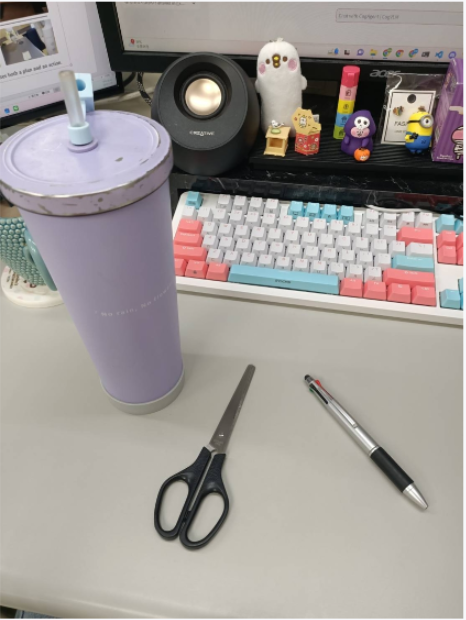
#> input picture CogVLM testdata/1.png, 466 x 620 px; its folder holds only this picture in this run
$ python boundingbox.py
#> lines starting #> are read from the running program, lines starting #| are printed output that depends on the picture
import cv2

while True:
    img_path = input("input image")
#> the answer given: ../CogVLM testdata/1.png
    # img_path = '14.jpg'
    image = cv2.imread(f'../CogVLM testdata/{img_path}')
#> image is the input picture: shape (620, 466, 3); mean B, G, R 148.2, 151.9, 157.7

    h = image.shape[0]
#> h = 620
    w = image.shape[1]
#> w = 466


    image = cv2.resize(image,(998 ,998))
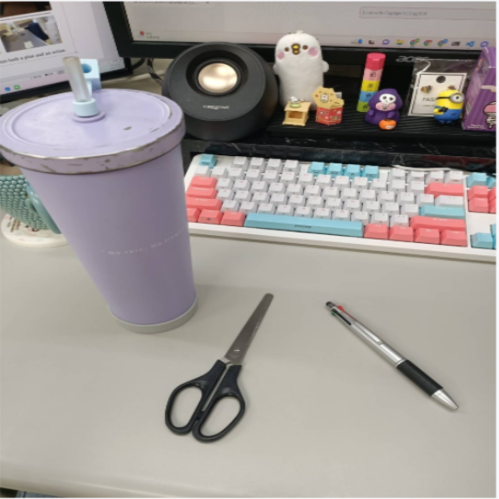
#> image: shape (998, 998, 3) (shown at 1/2 size); mean B, G, R 148.2, 151.8, 157.6

#> (the run stopped early here; a loop or call above may not have finished)

$ run again, on CogVLM testdata/13.png
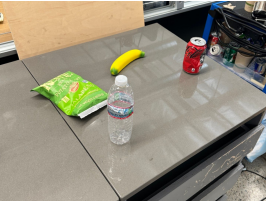
#> input picture CogVLM testdata/13.png, 266 x 201 px
#> image is the input picture: shape (201, 266, 3); mean B, G, R 121.4, 139.1, 146
#> `image = cv2.resize(image,(998 ,998))`:
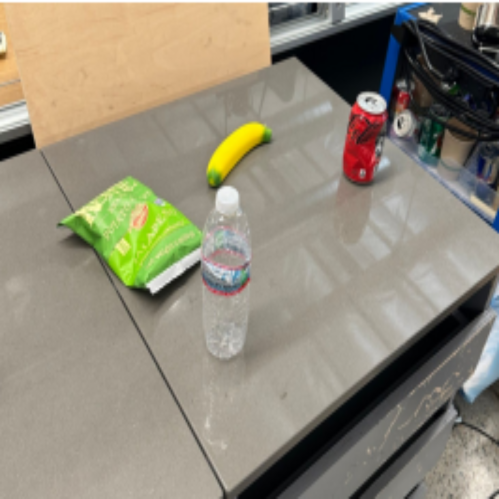
#> image: shape (998, 998, 3) (shown at 1/2 size); mean B, G, R 121.3, 139, 145.9

$ run again, on CogVLM testdata/15.png
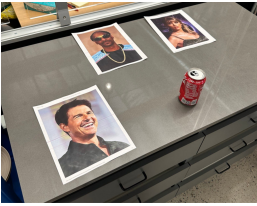
#> input picture CogVLM testdata/15.png, 257 x 206 px
#> image is the input picture: shape (206, 257, 3); mean B, G, R 116.8, 126.4, 134.4
#> `image = cv2.resize(image,(998 ,998))`:
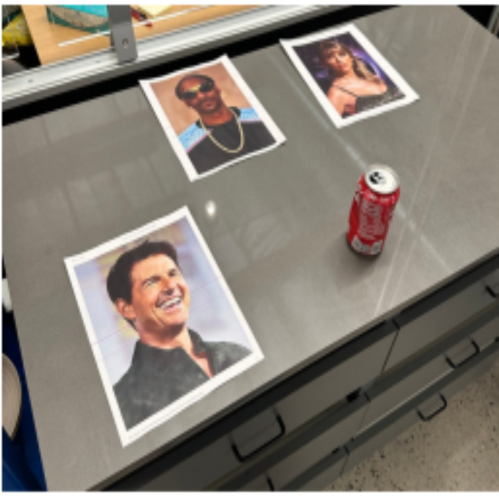
#> image: shape (998, 998, 3) (shown at 1/2 size); mean B, G, R 116.7, 126.3, 134.3

$ run again, on CogVLM testdata/10.png
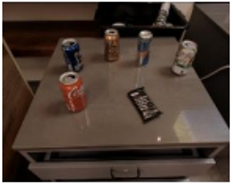
#> input picture CogVLM testdata/10.png, 233 x 184 px
#> image is the input picture: shape (184, 233, 3); mean B, G, R 54.7, 63.6, 78.3
#> `image = cv2.resize(image,(998 ,998))`:
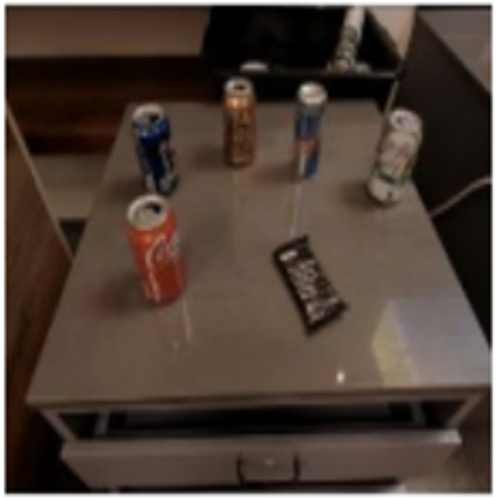
#> image: shape (998, 998, 3) (shown at 1/2 size); mean B, G, R 54.6, 63.5, 78.2
